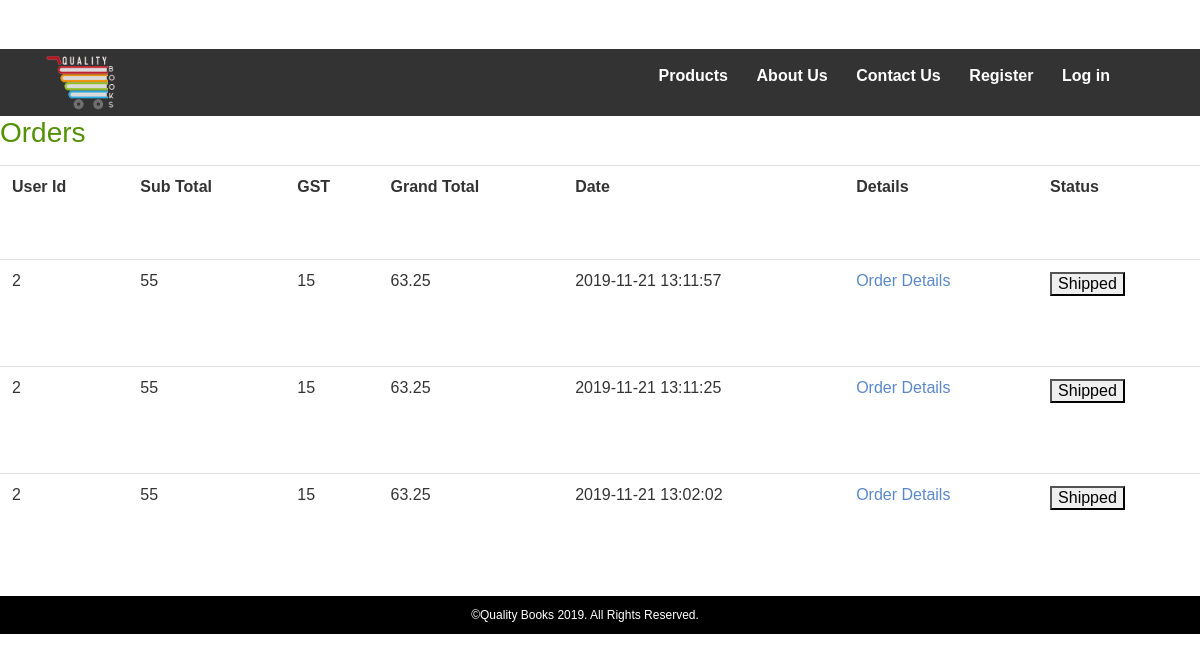
Screenshot of /adminOrder.php with the database file from the repository.
### tables this page shows
CREATE TABLE `orders` (
  `id` int(11) NOT NULL,
  `user_id` int(11) NOT NULL,
  `sub_total` float NOT NULL,
  `gst` float NOT NULL,
  `grand_total` float NOT NULL,
  `order_date` text NOT NULL,
  `status` text NOT NULL
);

### class/DB.class.php (called while the page is built, shortened)
<?php
class DB{
	var $servername = "localhost";
	var $username = "root";
	var $password = "";
	var $db = "QualityBooks";
	function __construct(){
		$this->conn = new mysqli($this->servername, $this->username, $this->password, $this->db);
	}
}
?>

### class/User.class.php (called while the page is built, shortened)
<?php
require_once( 'DB.class.php' );
class User{
	var $db;
	public function __construct()
	{
		$this->db = new DB();
	}
	public function ordersAdmin(){
		$orders = array();
		$aSQL="SELECT * FROM orders";
		$query = mysqli_query($this->db->conn, $aSQL);
		while ($row = mysqli_fetch_array($query)){
			$order = array($row["id"], $row["user_id"], $row["sub_total"],  $row["gst"], $row["grand_total"],$row["order_date"],$row["status"]);
			array_push($orders, $order);
		}
		return $orders;
	}
}
?>

### adminOrder.php (the view, shortened to what this page needs)
<?php
require_once 'class/User.class.php';
$user = new User();
$orders = $user->ordersAdmin();
?>
<?php include ("header.php");?>
<h3>Orders</h3>
<table class="table">
<tr>
<th>User Id</th>
<th>Sub Total</th>
<th>GST</th>
<th>Grand Total</th>
<th>Date</th>
<th>Details</th>
<th>Status</th>
</tr>
<?php
foreach ($orders as $order){
	?>
	<tr>
	<td><?php echo $order[1];?></td>
	<td><?php echo $order[2];?></td>
	<td><?php echo 15;?></td>
	<td><?php echo $order[4];?></td>
	<td><?php echo $order[5];?></td>
	<td><a href="orderdetails.php?order_Id=<?php echo $order[0];?>&total=<?php echo $order[2];?>">Order Details</a></td>
	<td><button onclick="changestatus(<?php echo $order[6];?>, <?php echo $order[0];?>)" id="<?php echo $order[0];?>"><?php echo ($order[6]==0 ? 'Order Placed' : 'Shipped'); ?></button></td>
	</tr>
	<?php
}
?>
</table>
<?php include ("footer.php");?>

### css/style.css (style rules this page uses)
h1, h2, h3, h4, h5, h6 { margin: 0 0 15px; font-weight: normal; color: #559106; }
a { color: #5a88ca; }
.table { min-height: 415px; }

### rows the page displays
orders: user "2", sub_total "55", grand_total "63.25", order_date "2019-11-21 13:11:57", status "Shipped"
orders: user "2", sub_total "55", grand_total "63.25", order_date "2019-11-21 13:11:25", status "Shipped"
orders: user "2", sub_total "55", grand_total "63.25", order_date "2019-11-21 13:02:02", status "Shipped"
